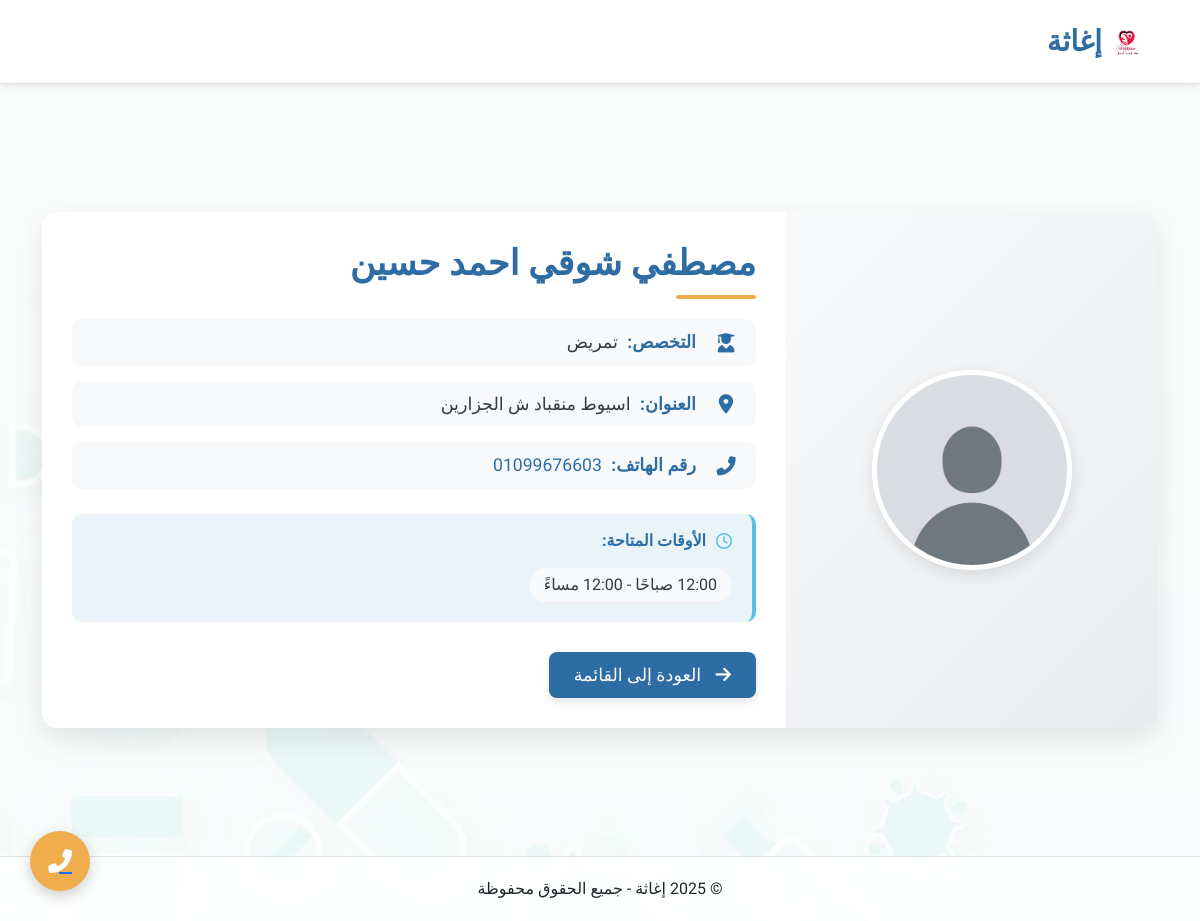
/volunteer/5, run on the app's committed database.
### app.py (models this page shows)
class Volunteer(db.Model):
    id = db.Column(db.Integer, primary_key=True)
    name = db.Column(db.String(100), nullable=False)
    specialization = db.Column(db.String(100), nullable=False)
    phone = db.Column(db.String(20), nullable=False, unique=True)
    address = db.Column(db.String(200), nullable=False)
    photo = db.Column(db.String(200), nullable=False, default='default.jpg')
    available_time_start = db.Column(db.Time, nullable=False)
    available_time_end = db.Column(db.Time, nullable=False)

### app.py (the view)
@app.route('/volunteer/<int:volunteer_id>')
def volunteer_details(volunteer_id):
    volunteer = Volunteer.query.get_or_404(volunteer_id)
    return render_template('volunteer_details.html', volunteer=volunteer)

### templates/volunteer_details.html (shortened to what this page needs)
<!DOCTYPE html>
<html lang="ar" dir="rtl">
<head>
    <link rel="stylesheet" href="{{ url_for('static', filename='styles.css') }}">
    <link rel="stylesheet" href="https://cdnjs.cloudflare.com/ajax/libs/font-awesome/6.0.0-beta3/css/all.min.css">
    <link rel="stylesheet" href="https://cdnjs.cloudflare.com/ajax/libs/bootstrap/5.3.0/css/bootstrap.min.css">
    <link rel="stylesheet" href="https://cdnjs.cloudflare.com/ajax/libs/aos/2.3.4/aos.css">
</head>
<body>
    <nav class="navbar navbar-expand-lg shadow-sm" data-aos="fade-down" data-aos-duration="800">
        <div class="container">
            <a class="navbar-brand" href="/">
                <img src="{{ url_for('static', filename='/uploads/logoo-removebg-preview.png') }}" alt="Logo" class="logo-img">
                <span>إغاثة</span>
            </a>
        </div>
    </nav>
    <section class="container py-5">
        <div class="volunteer-card" data-aos="fade-up" data-aos-duration="1000">
            <div class="row g-0">
                <div class="col-lg-4">
                    <div class="volunteer-image-container h-100" data-aos="fade-right" data-aos-delay="200">
                        <img src="{{ url_for('static', filename='uploads/' + (volunteer.photo if volunteer.photo else 'default.jpg')) }}"
                            class="volunteer-image" alt="صورة {{ volunteer.name }}">
                    </div>
                </div>
                <div class="col-lg-8">
                    <div class="volunteer-details" data-aos="fade-left" data-aos-delay="400">
                        <h2 class="volunteer-name">{{ volunteer.name }}</h2>
                        <div class="info-item" data-aos="fade-up" data-aos-delay="500">
                            <i class="fas fa-user-graduate info-icon"></i>
                            <div class="info-text"><strong>التخصص:</strong> {{ volunteer.specialization }}</div>
                        </div>
                        <div class="info-item" data-aos="fade-up" data-aos-delay="600">
                            <i class="fas fa-map-marker-alt info-icon"></i>
                            <div class="info-text"><strong>العنوان:</strong> {{ volunteer.address }}</div>
                        </div>
                        <div class="info-item" data-aos="fade-up" data-aos-delay="700">
                            <i class="fas fa-phone-alt info-icon"></i>
                            <div class="info-text">
                                <strong>رقم الهاتف:</strong>
                                <a href="tel:{{ volunteer.phone }}" class="phone-link">{{ volunteer.phone }}</a>
                            </div>
                        </div>
                        <div class="available-time" data-aos="fade-up" data-aos-delay="800">
                            <div class="available-time-title">
                                <i class="far fa-clock" style="color: var(--secondary-color);"></i>
                                <span>الأوقات المتاحة:</span>
                            </div>
                            {% if volunteer.available_time_start and volunteer.available_time_end %}
                                <div class="time-badge">
                                    {% if volunteer.available_time_start.strftime('%p') == "AM" %} صباحًا {% else %} مساءً {% endif %}
                                    -
                                    {% if volunteer.available_time_end.strftime('%p') == "AM" %} صباحًا {% else %} مساءً {% endif %}
                                </div>
                            {% else %}
                                <div class="time-badge">غير متاح حاليًا</div>
                            {% endif %}
                        </div>
                        <a href="/index" class="btn btn-primary btn-back" data-aos="fade-up" data-aos-delay="900">
                            <i class="fas fa-arrow-right"></i> العودة إلى القائمة
                        </a>
                    </div>
                </div>
            </div>
        </div>
    </section>
    <a href="tel:{{ volunteer.phone }}" class="contact-button" data-aos="fade-up" data-aos-delay="1200">
        <i class="fas fa-phone-alt"></i>
    </a>
    <footer data-aos="fade-up" data-aos-delay="300">
        <div class="container">
            <p class="mb-0">© 2025 إغاثة - جميع الحقوق محفوظة</p>
        </div>
    </footer>
</body>
</html>

### static/styles.css (style rules this page uses)
body { font-family: 'Arial', sans-serif; direction: rtl; text-align: right; background-image: url('/static/uploads/pg.jpg'); background-size: cover; background-attachment: fixed; background-color: #f8f9fa; }
.navbar { background-color: #ffffff; border-bottom: 1px solid #e0e0e0; box-shadow: 0 2px 4px rgba(0, 0, 0, 0.1); }
.navbar-brand { font-size: 1.9rem; font-weight: bold; color: #e4331b; transition: color 0.3s ease; display: flex; align-items: center; }
.logo-img { height: 60px; margin-right: 10px; padding: -20px; margin: -10px; }
section { margin-top: 40px; }

### templates/volunteer_details.html (style rules this page uses)
:root { --primary-color: #2e6da4; --secondary-color: #5bc0de; --accent-color: #f0ad4e; --dark-color: #343a40; --light-color: #f8f9fa; --success-color: #5cb85c; }
body { font-family: 'Tajawal', sans-serif; background-image: url('/static/uploads/pg2.jpg'); background-size: cover; background-position: center; background-attachment: fixed; position: relative; min-height: 100vh; }
body::before { content: ''; position: absolute; top: 0; left: 0; right: 0; bottom: 0; background-color: rgba(255, 255, 255, 0.85); z-index: -1; }
.navbar { background-color: rgba(255, 255, 255, 0.95); box-shadow: 0 2px 10px rgba(0, 0, 0, 0.1) !important; padding: 15px 0; }
.navbar-brand { font-size: 1.8rem; font-weight: 700; color: var(--primary-color); display: flex; align-items: center; gap: 10px; transition: transform 0.3s ease; }
.logo-img { height: 50px; border-radius: 8px; }
.volunteer-card { background-color: white; border-radius: 15px; overflow: hidden; box-shadow: 0 10px 30px rgba(0, 0, 0, 0.1); transition: transform 0.3s ease, box-shadow 0.3s ease; margin: 40px 0; }
.volunteer-image-container { position: relative; overflow: hidden; padding: 30px; display: flex; justify-content: center; align-items: center; background: linear-gradient(135deg, #f8f9fa 0%, #e9ecef 100%); }
.volunteer-image { width: 200px; height: 200px; object-fit: cover; border-radius: 50%; border: 5px solid white; box-shadow: 0 5px 15px rgba(0, 0, 0, 0.1); transition: transform 0.5s ease; }
.volunteer-details { padding: 30px; }
.volunteer-name { color: var(--primary-color); font-size: 2.2rem; font-weight: 700; margin-bottom: 20px; position: relative; padding-bottom: 15px; }
.volunteer-name::after { content: ''; position: absolute; bottom: 0; right: 0; width: 80px; height: 4px; background-color: var(--accent-color); border-radius: 2px; }
.info-item { display: flex; align-items: center; margin-bottom: 15px; padding: 10px 15px; background-color: #f8f9fa; border-radius: 10px; transition: transform 0.3s ease, background-color 0.3s ease; }
.info-icon { font-size: 1.2rem; color: var(--primary-color); margin-left: 15px; width: 30px; text-align: center; }
.info-text { font-size: 1.1rem; color: var(--dark-color); }
.info-text strong { color: var(--primary-color); margin-left: 5px; }
.phone-link { color: var(--primary-color); text-decoration: none; transition: color 0.3s ease; }
.available-time { background-color: #e8f4f8; padding: 15px 20px; border-radius: 10px; margin-top: 25px; border-right: 4px solid var(--secondary-color); }
.available-time-title { font-weight: 600; color: var(--primary-color); display: flex; align-items: center; gap: 10px; margin-bottom: 10px; }
.time-badge { display: inline-block; padding: 5px 15px; background-color: var(--light-color); border-radius: 20px; margin: 5px 0; color: var(--dark-color); font-weight: 500; }
.btn-back { margin-top: 30px; padding: 10px 25px; background-color: var(--primary-color); border: none; border-radius: 8px; font-size: 1.1rem; font-weight: 500; transition: all 0.3s ease; box-shadow: 0 4px 8px rgba(0, 0, 0, 0.1); }
.btn-back i { margin-left: 10px; }
.contact-button { position: fixed; bottom: 30px; left: 30px; width: 60px; height: 60px; background-color: var(--accent-color); border-radius: 50%; display: flex; align-items: center; justify-content: center; box-shadow: 0 5px 15px rgba(0, 0, 0, 0.2); transition: all 0.3s ease; z-index: 100; }
.contact-button i { font-size: 1.5rem; color: white; }
footer { background-color: rgba(255, 255, 255, 0.9); text-align: center; padding: 20px 0; margin-top: 40px; border-top: 1px solid #dee2e6; }
.fade-in-up { animation: fadeInUp 1s ease-out forwards; }

### data on the page
Volunteer: photo (placeholder picture), name "مصطفي شوقي احمد حسين", specialization "تمريض", address "اسيوط منقباد ش الجزارين", phone "01099676603"
